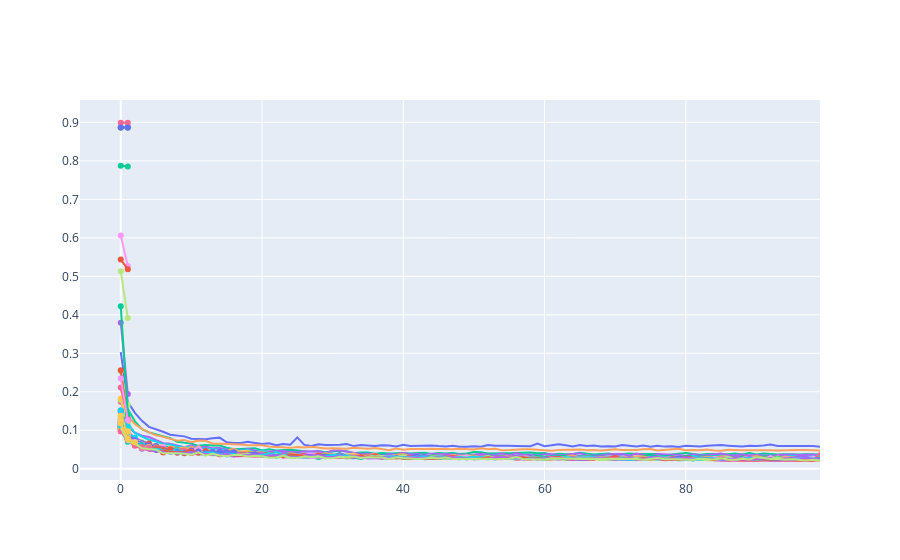

Notebook code for this chart:
### Code cell
visualization.plot_intermediate_values(study)
